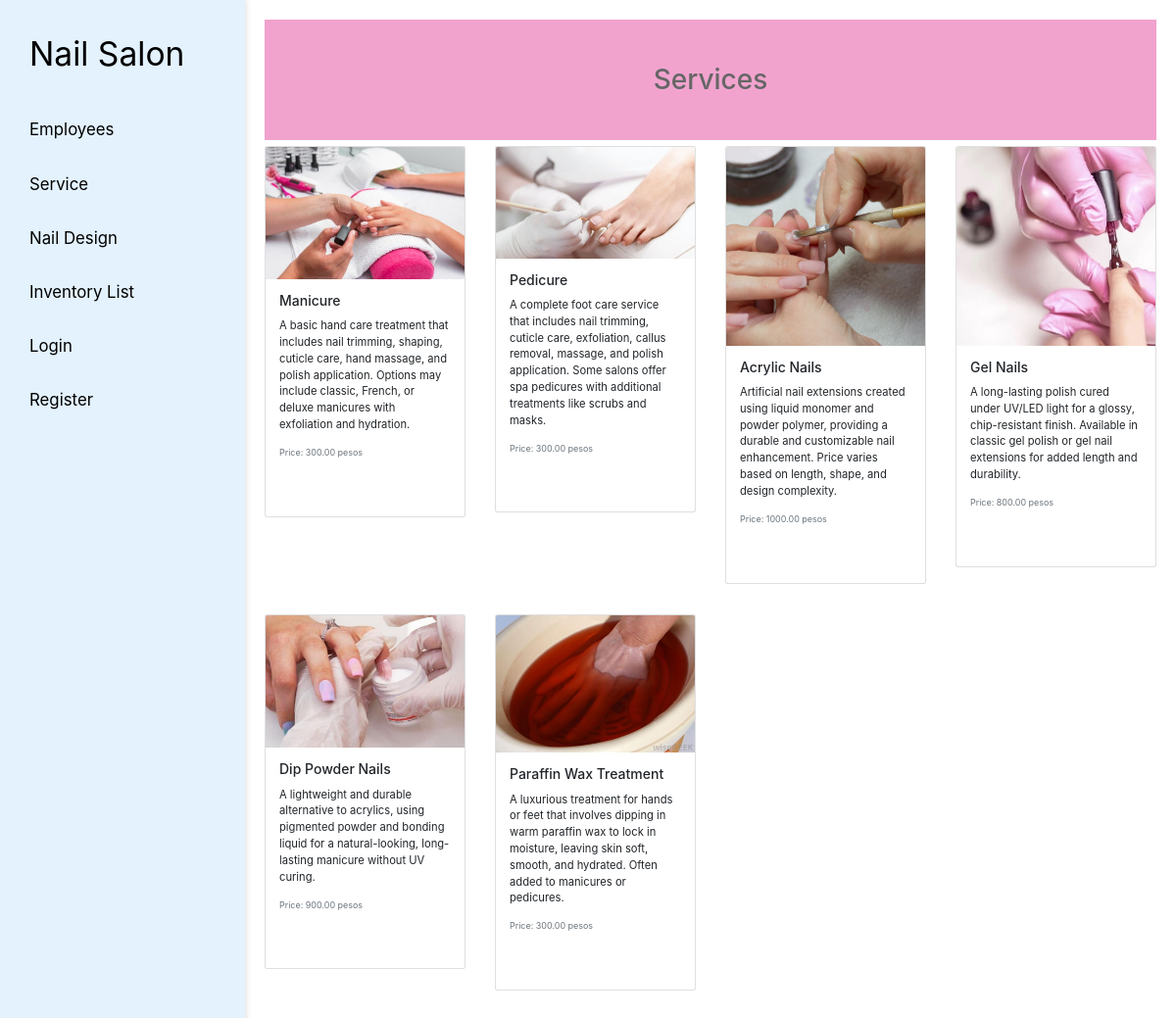
Screenshot of /service-list/ with the database file from the repository.
### appointments/models.py (models this page shows, shortened)
class Service(models.Model):
    name = models.CharField(max_length=255)  # Name of the service
    description = models.TextField(null=True, blank=True)  # Description of the service
    photo = models.ImageField(upload_to='services/', null=True, blank=True, default='path/to/default/photo.jpg')  # Service image
    price = models.DecimalField(max_digits=10, decimal_places=2)  # Price of the service

### appointments/views.py (the view)
# urls.py: path('service-list/', views.service_list, name='service_list'),
def service_list(request):
    services = Service.objects.all()
    return render(request, 'appointments/service_list.html', {'services': services})

### appointments/templates/appointments/service_list.html (shortened to what this page needs)
{% extends 'appointments/base.html' %}
{% block content %}
<h1>Services</h1>
<div class="row">
    {% for service in services %}
        <div class="col-md-3 mb-4">
            <div class="card">
                <img src="{{ service.photo.url }}" class="card-img-top" alt="{{ service.name }}">
                <div class="card-body">
                    <h5 class="card-title">{{ service.name }}</h5>
                    <p class="card-text">{{ service.description }}</p>
                    <p class="card-text">
                        <small class="text-muted">Price: {{ service.price }} pesos</small>
                    </p><br>
                </div>
            </div>
        </div>
    {% endfor %}
</div>
{% endblock %}

### appointments/templates/appointments/base.html (shortened to what this page needs)
{% load static %}
<!DOCTYPE html>
<html lang="en">
<head>
    <link rel="stylesheet" href="{% static 'css/mine.css' %}">
    <link href="https://cdn.jsdelivr.net/npm/fullcalendar@3.2.0/dist/fullcalendar.min.css" rel="stylesheet">
    <link rel="stylesheet" href="https://cdn.jsdelivr.net/npm/bootstrap@4.3.1/dist/css/bootstrap.min.css"
>
    <link rel="stylesheet" href="https://stackpath.bootstrapcdn.com/bootstrap/4.5.2/css/bootstrap.min.css">
    <link href="https://cdn.jsdelivr.net/npm/select2@4.0.13/dist/css/select2.min.css" rel="stylesheet" />
</head>
<body>
    <nav class="sidebar">
        <a class="navbar-brand" href="/" style="font-size: 3rem;">Nail Salon</a>
        <a class="nav-link" href="{% url 'appointments:employee_list' %}">Employees</a>
        <a class="nav-link" href="{% url 'appointments:service_list' %}">Service</a>
        <a class="nav-link" href="{% url 'appointments:nail_design_list' %}">Nail Design</a>
        <a class="nav-link" href="{% url 'appointments:inventory_list' %}">Inventory List</a>
        {% if user.is_authenticated %}
            <a class="nav-link" href="{% url 'appointments:appointment_list' %}">Appointments</a>
            <a class="nav-link" href="{% url 'appointments:book_appointment' %}">Book Appointment</a>
            <a class="nav-link" href="{% url 'appointments:user_logout' %}">Logout</a>
        {% else %}
            <a class="nav-link" href="{% url 'appointments:login' %}">Login</a>
            <a class="nav-link" href="{% url 'appointments:register' %}">Register</a>
        {% endif %}
    </nav>
    <div class="main-content">
        {% block content %}
        {% endblock %}
    </div>
</body>
</html>

### static/css/mine.css (style rules this page uses)
html { font-size: 70%; scroll-behavior: smooth; scroll-padding-top: 6rem; overflow-x: hidden; }
*, *::before, *::after { box-sizing: border-box; }
body { display: flex; margin: 0; font-family: Arial, sans-serif; height: 100vh; overflow: hidden; }
.sidebar { width: 250px; background-color: #e3f2fd; padding: 20px; box-shadow: 2px 0 5px rgba(0, 0, 0, 0.1); position: fixed; top: 0; left: 0; bottom: 0; }
.sidebar a { display: block; padding: 10px; margin-bottom: 10px; color: #000; text-decoration: none; border-radius: 5px; font-size: 1.5rem; }
.sidebar .navbar-brand { font-size: 2rem; margin-bottom: 20px; }
.main-content { margin-left: 250px; padding: 20px; height: 100%; overflow-y: auto; }
body { margin: 0; padding: 0; font-family: Arial, sans-serif; min-width: 320px; }
nav { font-size: 2rem; }
div { margin-bottom: 15px; }
h1 { text-align: center; font-size: 2rem; color: #666; padding: 4rem; margin: 3rem 0; background-color: #f1a3ce; z-index: 30; }

### rows the page displays
Service: photo (picture), name "Manicure", description "A basic hand care treatment that includes nail trimming, shaping, cuticle care, hand massage, and polish application. Options may include classic, French, or deluxe manicures with exfoliation and hydration.", price "300.00"
Service: photo (picture), name "Pedicure", description "A complete foot care service that includes nail trimming, cuticle care, exfoliation, callus removal, massage, and polish application. Some salons offer spa pedicures with additional treatments like scrubs and masks.", price "300.00"
Service: photo (picture), name "Acrylic Nails", description "Artificial nail extensions created using liquid monomer and powder polymer, providing a durable and customizable nail enhancement. Price varies based on length, shape, and design complexity.", price "1000.00"
Service: photo (picture), name "Gel Nails", description "A long-lasting polish cured under UV/LED light for a glossy, chip-resistant finish. Available in classic gel polish or gel nail extensions for added length and durability.", price "800.00"
Service: photo (picture), name "Dip Powder Nails", description "A lightweight and durable alternative to acrylics, using pigmented powder and bonding liquid for a natural-looking, long-lasting manicure without UV curing.", price "900.00"
Service: photo (picture), name "Paraffin Wax Treatment", description "A luxurious treatment for hands or feet that involves dipping in warm paraffin wax to lock in moisture, leaving skin soft, smooth, and hydrated. Often added to manicures or pedicures.", price "300.00"
